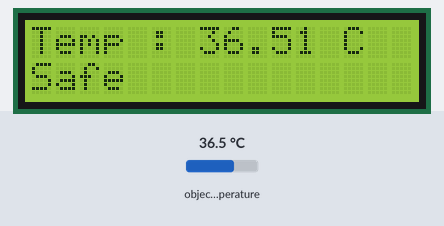
Bench run of a sketch on a simulated Arduino Uno, built with avr-gcc and run on an emulated ATmega328P. Shown: 16×2 character LCD. The inputs (shaded band) are chosen by the test bench; at power-on: object temperature 36.5 °C. What the sketch prints to the serial monitor is not drawn.

Above: at 1.2 s.
1.3 s: object temperature set to 37.6 °C
At 7.7 s:
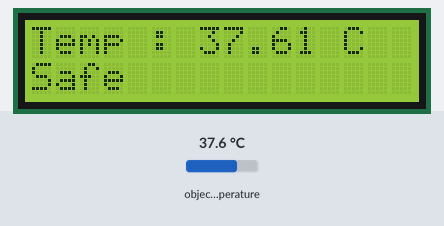
7.9 s: object temperature set to 38.4 °C
At 14.1 s:
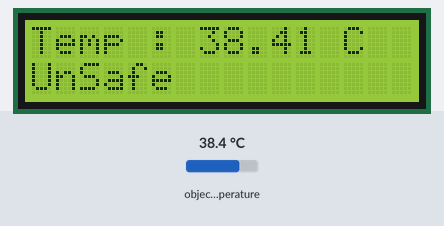
14.5 s: object temperature set to 20 °C
At 20.3 s:
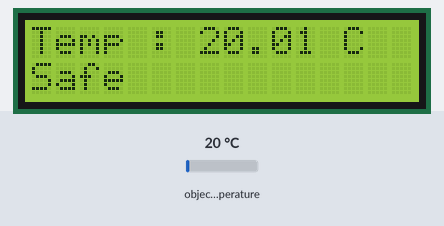
Timing chart, 0 to 21.8 s (numbered marks = the images above; inputs shaded):
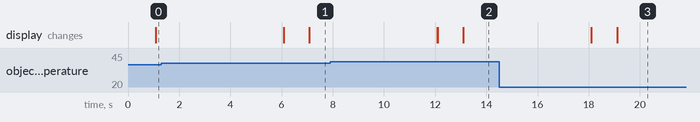

The sketch:

TOUCHLESS_TEMP_DETECTOR.ino
```cpp
//Yash Jungade
//Designed with the help of official examples of MLX Sensor.
//This is touchless body temprature detector.

#include <Wire.h>
#include <Adafruit_MLX90614.h>
#include <LiquidCrystal.h>
Adafruit_MLX90614 mlx = Adafruit_MLX90614();
LiquidCrystal lcd(12,11,5,4,3,2);
void setup() {
  mlx.begin();
  Serial.begin(9600);
  Serial.println("Thermal Screener");
  lcd.begin(16,2);
  lcd.print("Thermal Screener");
}
void loop() {
    Serial.print("Temperature : ");Serial.print(mlx.readObjectTempC());Serial.println(" C");
    lcd.print("Thermal Screener");
    delay(1000);
    lcd.clear();
    lcd.print("Temp : ");lcd.print(mlx.readObjectTempC());lcd.print(" C");
    lcd.setCursor(0,1);
    if(mlx.readObjectTempC()<=38){
      lcd.print("Safe");
    }
    else{
      lcd.print("UnSafe");
    }
    delay(5000);
    lcd.clear();
}
```

Measured:
- the behaviour switches between 37.9 and 38 °C on object temperature (found by bisection; images 1 and 2)
- after the input at 7.9 s, the display: first differs from a run without the input after 5.2 s (image 2)
- after the input at 14.5 s, the display: first differs from a run without the input after 4.6 s (image 3)
